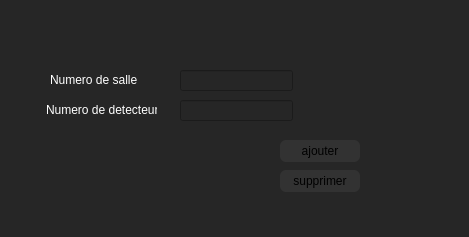
<?xml version="1.0" encoding="UTF-8"?>
<ui version="4.0">
 <class>Detecteur</class>
 <widget class="QDialog" name="Detecteur">
  <property name="geometry">
   <rect>
    <x>0</x>
    <y>0</y>
    <width>469</width>
    <height>237</height>
   </rect>
  </property>
  <property name="windowTitle">
   <string>Dialog</string>
  </property>
  <property name="styleSheet">
   <string notr="true">background-color: rgb(38, 38, 38);</string>
  </property>
  <widget class="QLineEdit" name="numsalle">
   <property name="geometry">
    <rect>
     <x>180</x>
     <y>70</y>
     <width>113</width>
     <height>21</height>
    </rect>
   </property>
   <property name="styleSheet">
    <string notr="true">color: rgb(255, 255, 255);</string>
   </property>
  </widget>
  <widget class="QLineEdit" name="numdetecteur">
   <property name="geometry">
    <rect>
     <x>180</x>
     <y>100</y>
     <width>113</width>
     <height>21</height>
    </rect>
   </property>
   <property name="styleSheet">
    <string notr="true">color: rgb(255, 255, 255);</string>
   </property>
  </widget>
  <widget class="QLabel" name="label">
   <property name="geometry">
    <rect>
     <x>50</x>
     <y>70</y>
     <width>91</width>
     <height>20</height>
    </rect>
   </property>
   <property name="styleSheet">
    <string notr="true">color: rgb(255, 255, 255);</string>
   </property>
   <property name="text">
    <string>Numero de salle</string>
   </property>
  </widget>
  <widget class="QLabel" name="label_2">
   <property name="geometry">
    <rect>
     <x>46</x>
     <y>100</y>
     <width>111</width>
     <height>20</height>
    </rect>
   </property>
   <property name="styleSheet">
    <string notr="true">color: rgb(255, 255, 255);</string>
   </property>
   <property name="text">
    <string>Numero de detecteur</string>
   </property>
  </widget>
  <widget class="QPushButton" name="pushButton">
   <property name="geometry">
    <rect>
     <x>280</x>
     <y>140</y>
     <width>80</width>
     <height>22</height>
    </rect>
   </property>
   <property name="styleSheet">
    <string notr="true">border-radius: 6px;
selection-background-color: rgb(158, 158, 158);
background-color: rgb(50, 50, 50);</string>
   </property>
   <property name="text">
    <string>ajouter</string>
   </property>
  </widget>
  <widget class="QPushButton" name="supprimer">
   <property name="geometry">
    <rect>
     <x>280</x>
     <y>170</y>
     <width>80</width>
     <height>22</height>
    </rect>
   </property>
   <property name="styleSheet">
    <string notr="true">border-radius: 6px;
selection-background-color: rgb(158, 158, 158);
background-color: rgb(50, 50, 50);</string>
   </property>
   <property name="text">
    <string>supprimer</string>
   </property>
  </widget>
 </widget>
 <resources/>
 <connections/>
</ui>
